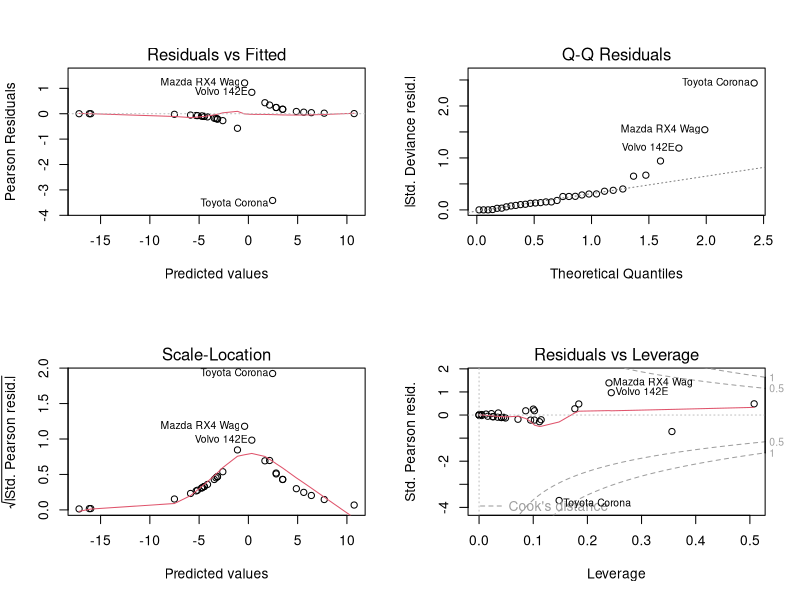

This figure's R source:
## ---- chunk 1
knitr::opts_chunk$set(echo = TRUE)
## ---- chunk 2
data("mtcars") # loading the dataset
attach(mtcars) # dowloading the dataset
## ---- chunk 3
str(mtcars) # data types
## ---- chunk 4
attributes(mtcars) # to get the attributes of the dataset roma
## ---- chunk 5
head(mtcars) # the first six elements
## ---- chunk 6
summary(mtcars) # to get the basic statistics
## ---- chunk 7
colSums(is.na(mtcars)) # number of missing values for each feature
## ---- chunk 8
step(lm(mpg ~ ., data = mtcars), direction = "backward")
## ---- chunk 9
Log_Reg_Model <- glm(am ~ cyl + hp + wt, data = mtcars, family = "binomial") # Logistic regression model
summary(Log_Reg_Model) # summary of our model
## ---- chunk 10
t.test(cyl~am) # performing a t-test
## ---- chunk 11
t.test(hp~am) # performing a t-test
## ---- chunk 12
chisq.test(table(am))
## ---- chunk 13
shapiro.test(hp) # checking the normality of the difference 
                                  # between observed and predicted values
## ---- chunk 14
bartlett.test(hp~am, data = mtcars)
## ---- chunk 15
wilcox.test(hp~am) # performing a wilcoxon signed rank test
## ---- chunk 16
t.test(wt~am) # performing a t-test
## ---- chunk 17
Small_mod <- glm(am ~ hp + wt, data = mtcars, family = "binomial")
summary(Small_mod)
## ---- chunk 18
anova(Log_Reg_Model, Small_mod, test = "Chisq")
## ---- chunk 19
par(mfrow = c(2,2))
plot(Small_mod)
## ---- chunk 20
predict.glm(Small_mod, data.frame(hp=140,wt=2400), type = "response")
